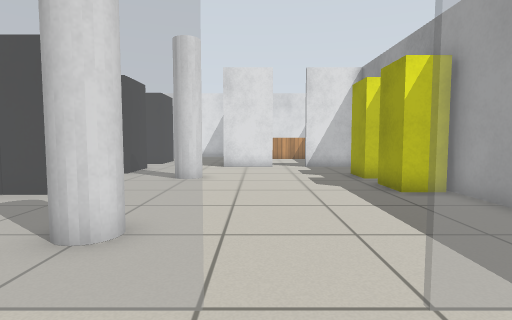
view 1 (above)

24 first-person views from a walk through a Gazebo world. The camera is 0.72 m above the floor, tilts 4° down and sees 80° across. The floor is counted in squares, 0.5 m on a side. Each view is taken from the middle of a square. On the plan, view 1 faces up. The plan holds only what a view shows up to about 14 squares ahead; the rest is blank. Gazebo's built-in surfaces are drawn with simple patterns.

view 2
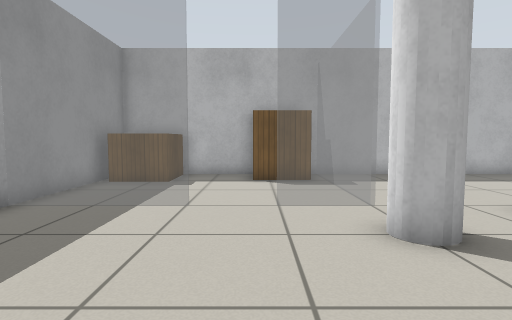

view 3
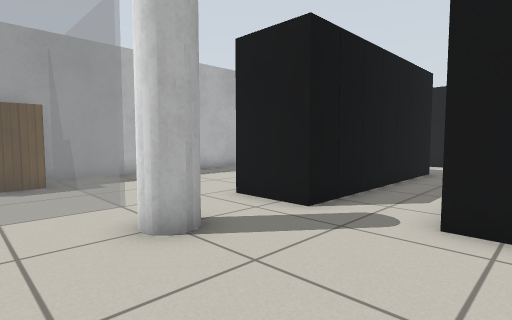

view 4
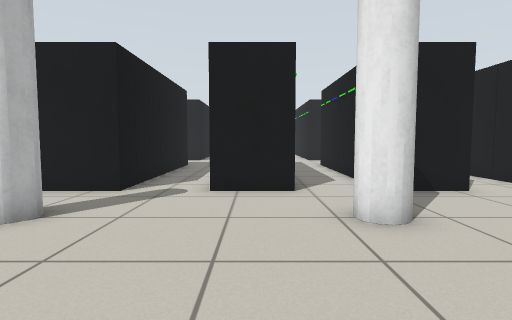

view 5
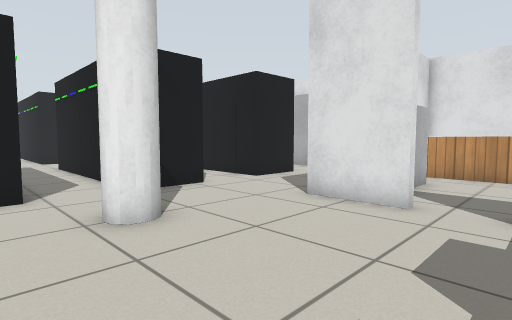

view 6
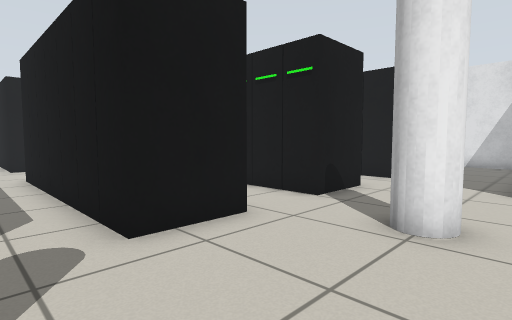

view 7
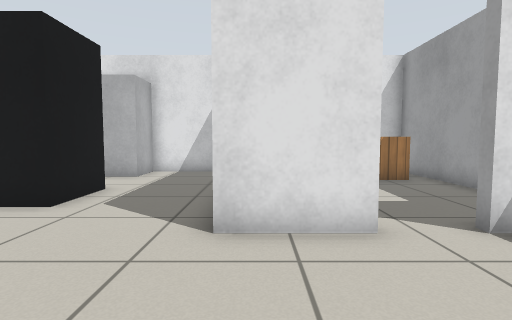

view 8
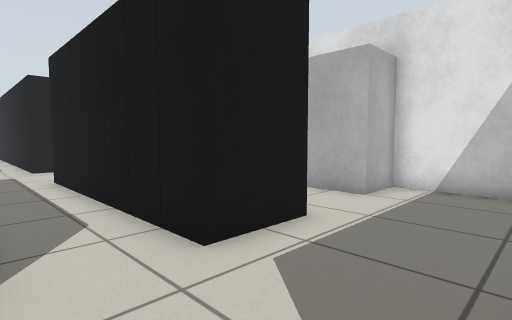

view 9
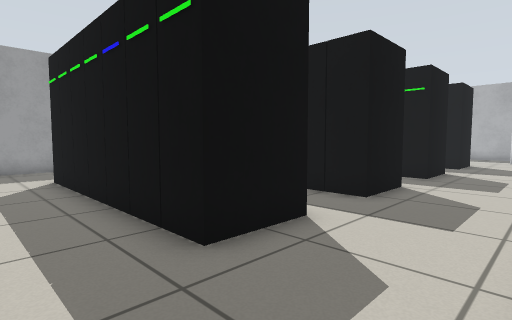

view 10
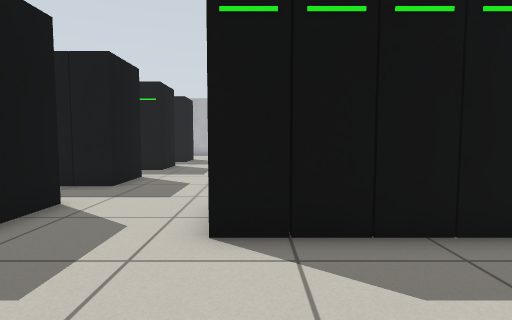

view 11
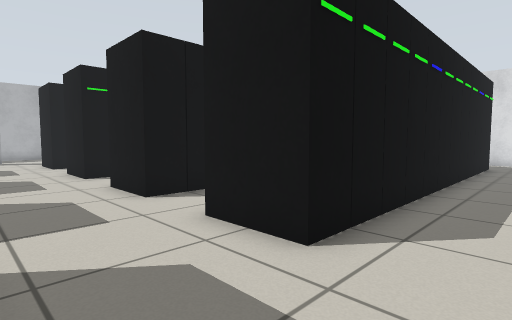

view 12
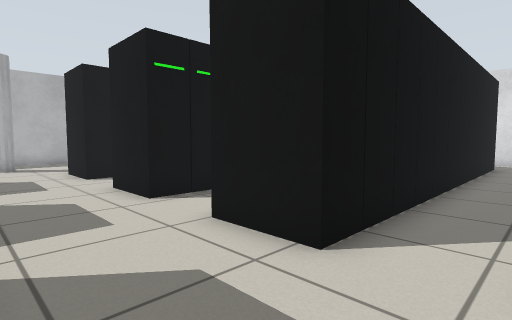

view 13
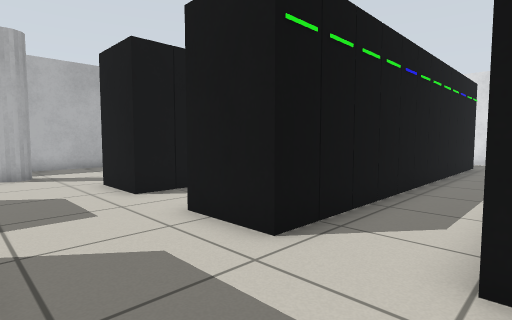

view 14
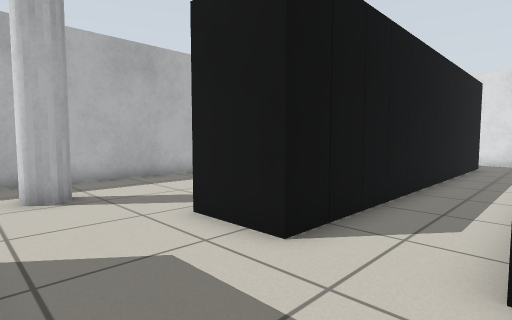

view 15
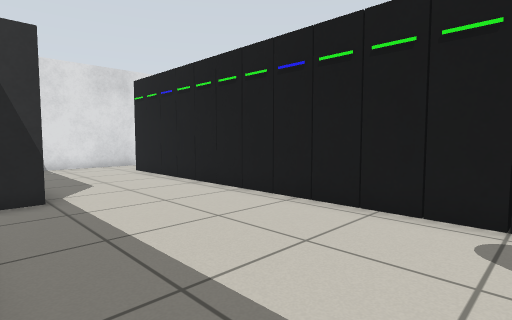

view 16
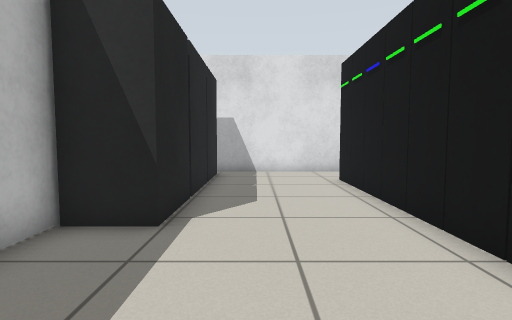

view 17
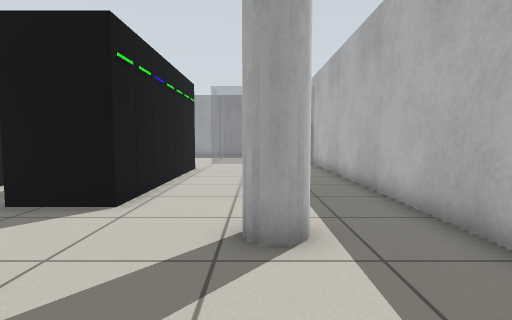

view 18
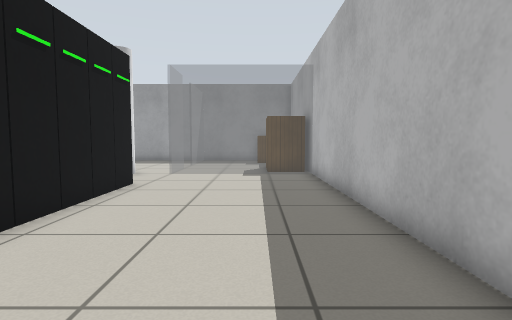

view 19
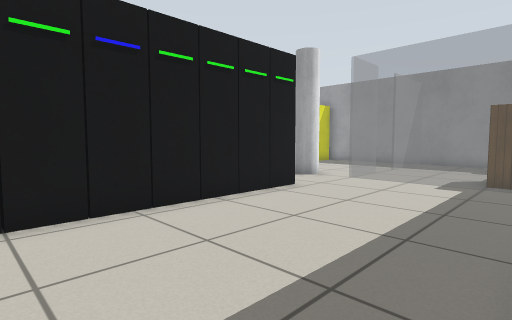

view 20
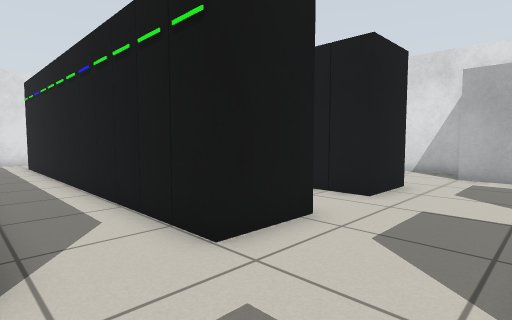

view 21
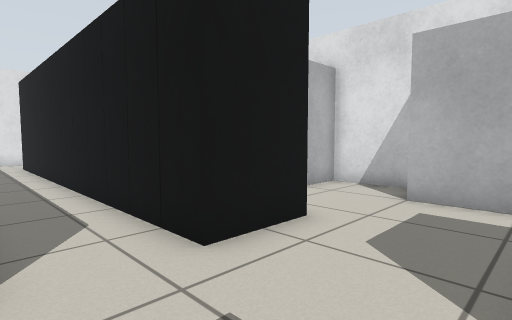

view 22
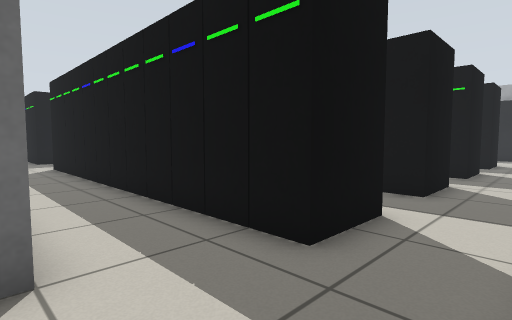

view 23
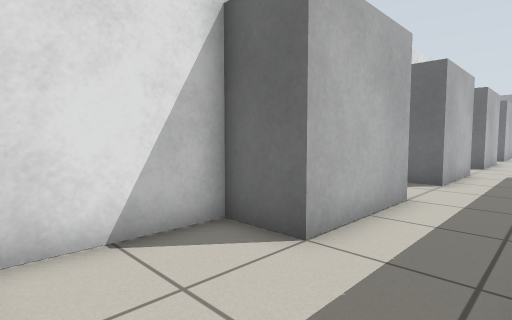

view 24
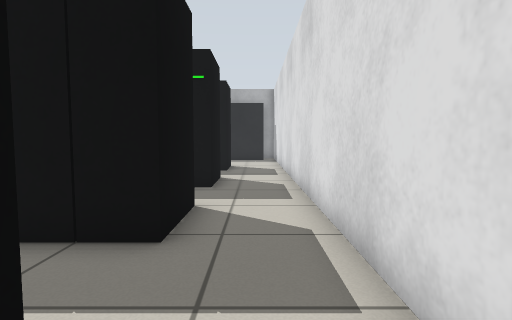

### Floor plan
Points are (right, up) in squares from view 1. A wall is a line through its corners. A room is listed if a view was taken in it or the views show most of it. See-through windows are left out.
Room 1 (view 1)
walls: (0.6, -3.3) (2.2, -3.3); (4.4, -3.3) (5.3, -3.3) (5.3, 2.9)
ways out: opening at (-3, -2.5) to room 2; opening at (0.5, 3) to room 2
objects: crate (-2, -3) to (0, -2); crate (3, -3) to (5, -1)
Room 2 (views 2, 3, 4, 5, 6, 7, 8, 9, 10, 11, 12, 13, 14, 15, 16, 17, 18, 19, 20, 21, 22, 23, 24)
walls: (-21.5, -3.3) (-2.6, -3.3); (-16.8, 24.3) (-19.2, 24.3); (-25.2, -3.3) (-24.8, -3.3); (-1.7, 19.5) (-1.7, 20.8); (0.9, 15.6) (-1.8, 15.6); (-34.3, 17.6) (-34.3, -1.8); (-30.8, 24.3) (-33.8, 24.3); (-2.6, 24.3) (-5.2, 24.3); (3, 15.6) (2.5, 15.6); (5.3, 6.2) (5.3, 7.5)
ways out: opening at (-3, -2.5) to room 1; opening at (0.5, 3) to room 1; opening at (1.5, 16)
objects: dark grey box (-33, -3) to (-32, -2); dark grey box (-31, -2) to (-29, -2); other object (-31, 3); black box (-31, 4) to (-31, 5); black box (-31, 8) to (-31, 9); other object (-31, 10); black box (-31, 13) to (-31, 15); black box (-31, 18) to (-31, 19); other object (-30, 3); black box (-30, 4) to (-30, 5); black box (-30, 8) to (-30, 9); black box (-30, 13) to (-30, 15); black box (-30, 18) to (-30, 19); grey box (-30, 23) to (-27, 24); other object (-29, 3); black box (-29, 4) to (-29, 5); black box (-29, 8) to (-29, 9); black box (-29, 13) to (-29, 15); black box (-29, 18) to (-29, 19); dark grey box (-28, -3) to (-26, -2); other object (-28, 3) to (-27, 3); black box (-28, 4) to (-28, 5); black box (-28, 8) to (-28, 9); other object (-28, 10) to (-27, 10); black box (-28, 13) to (-28, 15); black box (-28, 18) to (-28, 19); black box (-27, 4) to (-27, 5); black box (-27, 8) to (-27, 9); black box (-27, 13) to (-27, 15); black box (-27, 18) to (-27, 19); other object (-26, 3); black box (-26, 4) to (-25, 5); black box (-26, 8) to (-25, 9); other object (-26, 10); black box (-26, 13) to (-25, 13); black box (-26, 15) to (-25, 15); black box (-26, 18) to (-25, 19); green box (-25, 3); other object (-25, 10); other object (-24, 3); black box (-24, 4) to (-24, 5); black box (-24, 8) to (-24, 9); other object (-24, 10); black box (-24, 13) to (-24, 15); black box (-24, 18) to (-24, 19); other object (-23, 3); black box (-23, 4) to (-23, 5); black box (-23, 8) to (-23, 9); other object (-23, 10); black box (-23, 13) to (-23, 15); black box (-23, 18) to (-23, 19); grey box (-23, 23) to (-20, 24); other object (-22, 3) to (-21, 3); black box (-22, 4) to (-22, 5); black box (-22, 8) to (-22, 9); other object (-22, 10) to (-21, 10); black box (-22, 13) to (-22, 15); black box (-22, 18) to (-22, 19); black box (-21, 4) to (-21, 5); black box (-21, 8) to (-21, 9); black box (-21, 13) to (-21, 15); black box (-21, 18) to (-21, 19); green box (-20, 3); black box (-20, 4) to (-19, 5); black box (-20, 8) to (-19, 9); other object (-20, 10); black box (-20, 13) to (-19, 13); black box (-20, 15) to (-19, 15); black box (-20, 18) to (-19, 19); green box (-19, 3); other object (-19, 10); black box (-18, 4) to (-18, 5); black box (-18, 8) to (-18, 9); green box (-18, 10); black box (-18, 13) to (-18, 15); black box (-18, 18) to (-18, 19); pillar (-16, -1) to (-15, 0); grey box (-16, 23) to (-15, 23); other object (-13, 3); black box (-13, 4) to (-13, 5); black box (-13, 8) to (-13, 9); other object (-13, 10); black box (-13, 13) to (-13, 15); black box (-13, 18) to (-13, 19); green box (-12, 3); black box (-12, 4) to (-12, 5); black box (-12, 8) to (-12, 9); black box (-12, 13) to (-12, 15); black box (-12, 18) to (-12, 19); blue box (-11, 3); black box (-11, 4) to (-11, 5); black box (-11, 8) to (-11, 9); black box (-11, 13) to (-11, 15); black box (-11, 18) to (-11, 19); green box (-10, 3) to (-9, 3); black box (-10, 4) to (-10, 5); black box (-10, 8) to (-10, 9); black box (-10, 13) to (-10, 15); black box (-10, 18) to (-10, 19); black box (-9, 4) to (-9, 5); black box (-9, 8) to (-9, 9); black box (-9, 13) to (-9, 15); black box (-9, 18) to (-9, 19); other object (-8, 3); black box (-8, 4) to (-7, 5); black box (-8, 8) to (-7, 9); black box (-8, 13) to (-7, 13); black box (-8, 18) to (-7, 19); other object (-7, 3); grey box (-7, 23) to (-6, 24); other object (-6, 3); black box (-6, 4) to (-6, 5); black box (-6, 8) to (-6, 9); black box (-6, 13) to (-6, 15); black box (-6, 18) to (-6, 19); pillar (-3, 4) to (-2, 5); pillar (-3, 11) to (-2, 12); yellow box (4, 8) to (5, 9); yellow box (4, 11) to (5, 12)

Positions as (right, up) in squares from view 1, and headings:
1: (0, 0), facing up
2: (0, 9), facing down
3: (0, 9), facing down-left
4: (3, 9), facing left
5: (3, 9), facing up-left
6: (-1, 6), facing up-left
7: (-1, 11), facing up
8: (-2, 15), facing up-left
9: (-17, 22), facing down-right
10: (-18, 24), facing down
11: (-14, 22), facing down-left
12: (-14, 17), facing down-left
13: (-14, 13), facing down-left
14: (-14, 8), facing down-left
15: (-18, -3), facing up-left
16: (-21, 0), facing left
17: (-20, 0), facing right
18: (-15, -1), facing right
19: (-13, -3), facing up-right
20: (-14, 10), facing up-left
21: (-14, 15), facing up-left
22: (-34, 23), facing down-right
23: (-34, 20), facing up-right
24: (-33, 19), facing down
